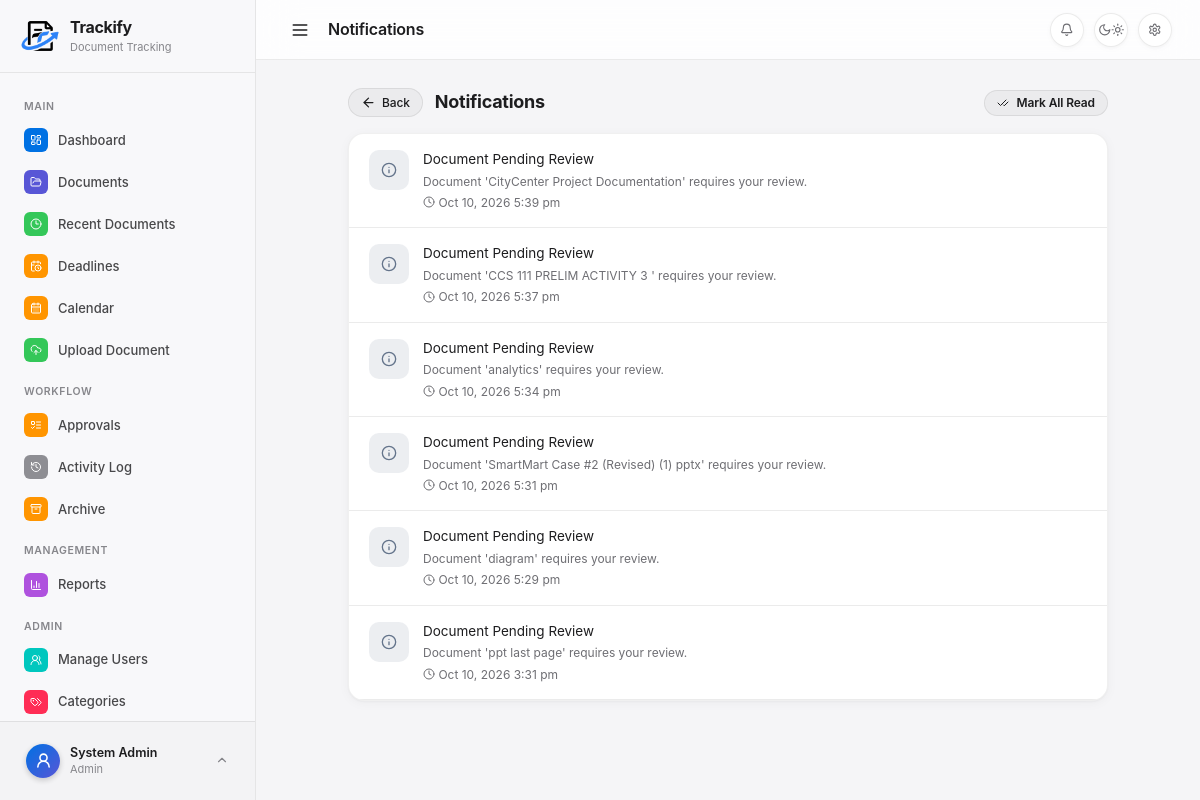
Screenshot of /notifications.php (signed in) with the database file from the repository.
### tables this page shows
CREATE TABLE users (
    id                  INT AUTO_INCREMENT PRIMARY KEY,
    department_id       INT,
    first_name          VARCHAR(100) NOT NULL,
    last_name           VARCHAR(100) NOT NULL,
    email               VARCHAR(150) UNIQUE NOT NULL,
    password            VARCHAR(255) NOT NULL,
    role                ENUM('admin','department_head','staff') DEFAULT 'staff',
    avatar              VARCHAR(255),
    is_active           TINYINT(1) NOT NULL DEFAULT 1,    
    must_change_password TINYINT(1) NOT NULL DEFAULT 0,   
    locked_until        DATETIME NULL DEFAULT NULL,        
    deleted_at          DATETIME NULL DEFAULT NULL,        
    created_at          DATETIME DEFAULT CURRENT_TIMESTAMP,              
    updated_at          DATETIME DEFAULT CURRENT_TIMESTAMP ON UPDATE CURRENT_TIMESTAMP,
    FOREIGN KEY (department_id) REFERENCES departments(id) ON DELETE SET NULL
);

CREATE TABLE notifications (
    id          INT AUTO_INCREMENT PRIMARY KEY,
    user_id     INT NOT NULL,
    document_id INT NULL,
     
    type        ENUM('approval_request','approval_decision','comment','system',
                     'deadline','archive','mention') NOT NULL,
    title       VARCHAR(255) NOT NULL,
    message     TEXT NOT NULL,
    is_read     TINYINT(1) DEFAULT 0,
    created_at  DATETIME DEFAULT CURRENT_TIMESTAMP,   
    FOREIGN KEY (user_id)     REFERENCES users(id)     ON DELETE CASCADE,
    FOREIGN KEY (document_id) REFERENCES documents(id) ON DELETE SET NULL
);

### notifications.php (the view, shortened to what the rows shown need)
<?php
require_once __DIR__ . '/config/database.php';
require_once __DIR__ . '/classes/Auth.php';
$db   = Database::getInstance();
$returnTo = $_GET['return_to'] ?? '';
$notifs = $db->prepare("
    SELECT n.*, d.title AS doc_title
    FROM notifications n
    LEFT JOIN documents d ON n.document_id = d.id
    WHERE n.user_id = ?
    ORDER BY n.created_at DESC
    LIMIT 60
");
$notifs->execute([$_SESSION['user_id']]);
$notifications = $notifs->fetchAll();
$typeIcons = [
    'review_request' => ['list-todo',      '#d97706', 'rgba(217,119,6,0.12)'],
    'status_update'  => ['arrow-left-right','#2563eb', 'rgba(37,99,235,0.12)'],
    'comment'        => ['message-square',  '#7c3aed', 'rgba(124,58,237,0.12)'],
    'expiry_reminder_30' => ['calendar-clock', '#ff9500', 'rgba(255,149,0,0.12)'],
    'expiry_reminder_14' => ['calendar-clock', '#ff9500', 'rgba(255,149,0,0.12)'],
    'expiry_reminder_7'  => ['calendar-clock', '#ff9500', 'rgba(255,149,0,0.12)'],
    'expiry_reminder_3'  => ['calendar-clock', '#ff3b30', 'rgba(255,59,48,0.12)'],
    'expiry_reminder_1'  => ['alarm-clock',   '#ff3b30', 'rgba(255,59,48,0.12)'],
    'expiry_reminder_0'  => ['triangle-alert', '#ff3b30', 'rgba(255,59,48,0.12)'],
];
include __DIR__ . '/includes/header.php';
?>
<div style="max-width:760px;margin:0 auto;">
    <div class="flex justify-between items-center mb-16 flex-wrap gap-10">
        <div class="flex items-center gap-12">
            <h2 style="font-size:18px;font-weight:700;margin:0;letter-spacing:-0.015em;">Notifications</h2>
        </div>
    </div>
    <?php if (empty($notifications)): ?>
    <div class="card">
        <div class="card-body text-center text-muted" style="padding:64px;">
            <i data-lucide="bell-off" style="font-size:40px;color:#e2e8f0;display:block;margin-bottom:16px;"></i>
            No notifications yet.
        </div>
    </div>
    <?php else: ?>
    <div class="card" style="overflow:hidden;">
        <?php foreach ($notifications as $notif): ?>
        <?php $ico = $typeIcons[$notif['type']] ?? ['info','#64748b','rgba(100,116,139,0.12)']; ?>
        <?php
            $itemLink = $notif['document_id']
                ? APP_URL . '/document_view.php?id=' . $notif['document_id'] . '&read=' . $notif['id']
                : 'notifications.php?read=' . $notif['id'] . ($returnTo ? '&return_to=' . urlencode($returnTo) : '');
        ?>
        <a href="<?= $itemLink ?>"
           class="notif-item<?= $notif['is_read'] ? '' : ' notif-item-unread' ?>"
           style="display:flex;gap:14px;padding:16px 20px;border-bottom:1px solid var(--border-hairline);text-decoration:none;color:inherit;transition:background .14s ease;">
            <div style="width:40px;height:40px;border-radius:10px;background:<?= $ico[2] ?>;display:flex;align-items:center;justify-content:center;flex-shrink:0;">
                <i data-lucide="<?= $ico[0] ?>" style="color:<?= $ico[1] ?>;font-size:16px;"></i>
            </div>
            <div style="flex:1;">
                <div style="font-size:13.5px;font-weight:<?= $notif['is_read'] ? 400 : 600 ?>;color:var(--text-primary);"><?= htmlspecialchars($notif['title']) ?></div>
                <div class="text-sm text-muted" style="margin-top:3px;"><?= htmlspecialchars($notif['message']) ?></div>
                <div class="text-sm text-muted" style="margin-top:4px;white-space:nowrap;"><i data-lucide="clock"></i> <?= date('M d, Y g:i a', strtotime($notif['created_at'])) ?></div>
            </div>
        </a>
        <?php endforeach; ?>
    </div>
    <?php endif; ?>
</div>
<?php include __DIR__ . '/includes/footer.php'; ?>

### includes/header.php (shortened to what the rows shown need)
<?php
require_once __DIR__ . '/../config/database.php';
require_once __DIR__ . '/../classes/Auth.php';
$auth = new Auth();
$auth->requireLogin();
$user = $auth->currentUser();
?>
<!DOCTYPE html>
<html lang="en">
<head>
    <link rel="stylesheet" href="<?= APP_URL ?>/assets/css/style.css?v=<?= APP_VERSION ?>">
    <link rel="stylesheet" href="<?= APP_URL ?>/assets/css/components.css?v=<?= APP_VERSION ?>">
    <link rel="stylesheet" href="<?= APP_URL ?>/assets/css/dashboard.css?v=<?= APP_VERSION ?>">
    <link rel="stylesheet" href="<?= APP_URL ?>/assets/css/preview.css?v=<?= APP_VERSION ?>">
    <link rel="stylesheet" href="<?= APP_URL ?>/assets/css/responsive.css?v=<?= APP_VERSION ?>">
    <link rel="stylesheet" href="<?= APP_URL ?>/assets/css/dark-theme.css?v=<?= APP_VERSION ?>">
</head>
<body>
<aside class="sidebar" id="sidebar">
    <div class="sidebar-footer">
        <div class="sidebar-user" id="userMenuTrigger" onclick="toggleUserPopover()" role="button" tabindex="0" aria-haspopup="true" aria-expanded="false">
            <div class="user-info">
                <div class="name"><?= htmlspecialchars(($user['first_name']??'User').' '.($user['last_name']??'')) ?></div>
                <div class="role"><?= str_replace('_',' ', $user['role'] ?? 'Staff') ?></div>
            </div>
        </div>
    </div>
</aside>
<div class="main-content">

### rows the page displays
users: first_name+last_name "System Admin", role "Admin"
notifications: title "Document Pending Review", message "Document 'CityCenter Project Documentation' requires your review.", created_at "Oct 10, 2026 5:39 pm"
notifications: title "Document Pending Review", message "Document 'CCS 111 PRELIM ACTIVITY 3 ' requires your review.", created_at "Oct 10, 2026 5:37 pm"
notifications: title "Document Pending Review", message "Document 'analytics' requires your review.", created_at "Oct 10, 2026 5:34 pm"
notifications: title "Document Pending Review", message "Document 'SmartMart Case #2 (Revised) (1) pptx' requires your review.", created_at "Oct 10, 2026 5:31 pm"
notifications: title "Document Pending Review", message "Document 'diagram' requires your review.", created_at "Oct 10, 2026 5:29 pm"
notifications: title "Document Pending Review", message "Document 'ppt last page' requires your review.", created_at "Oct 10, 2026 3:31 pm"

### other values shown
APP_NAME "Trackify"
